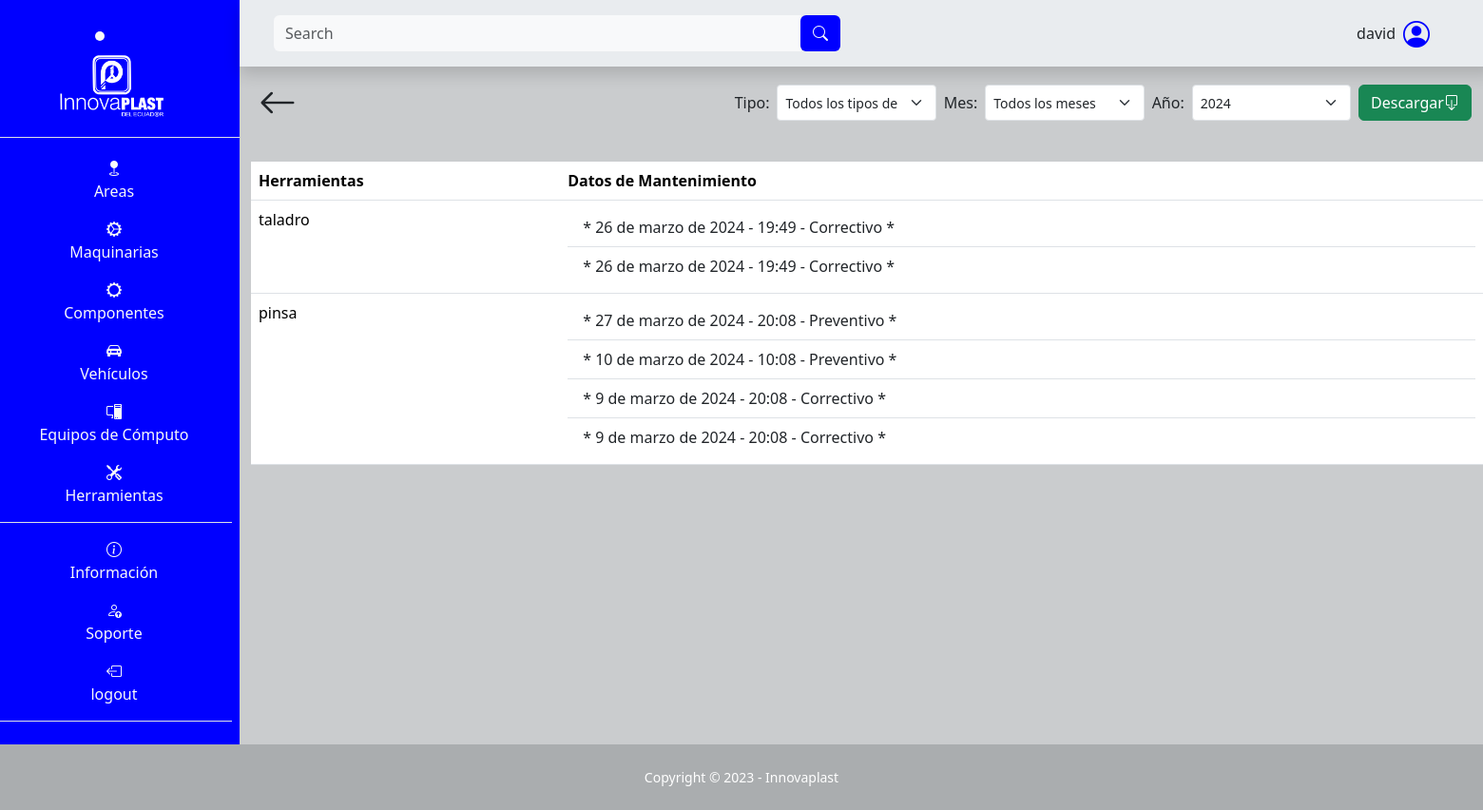
Page /herramienta/tabla/ (signed in) on the earlier database version.
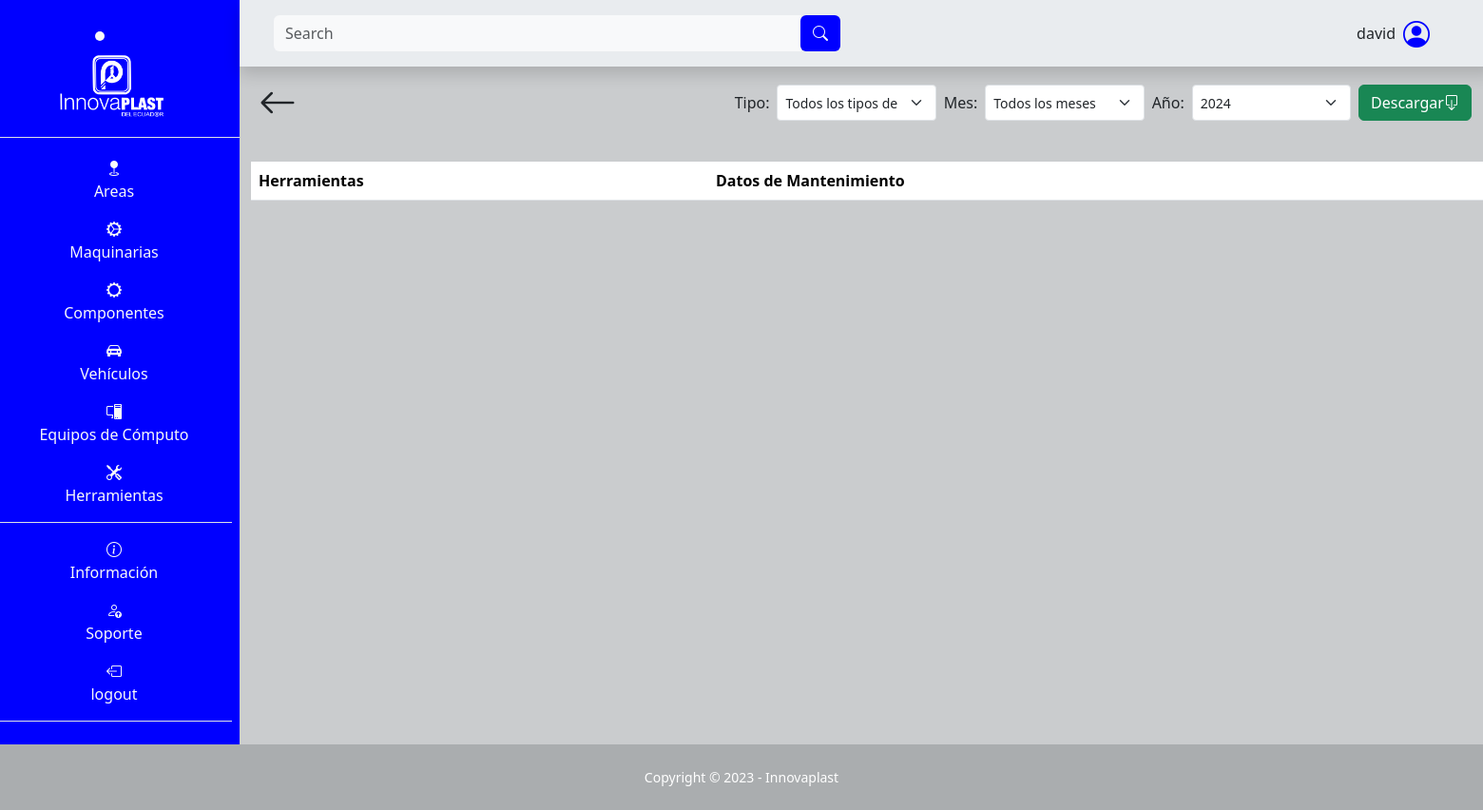
Same page on the later database version.
### SGE_herramienta/models.py (models this page shows, shortened)
class Herramienta(models.Model):
    nombre = models.CharField(max_length=100, null=False, blank=False)
    número_de_serie = models.CharField(max_length=100, null=False, blank=False)
    encargado = models.CharField(max_length=100, blank=False, null=False)
    teléfono_encargado = models.CharField(max_length=100, blank=False, null=False)
    descripción = models.TextField(max_length=500, null=False, blank=False)
    fecha_de_adquisición = models.DateField(default=date.today, blank=False, null=False)
    costo = models.IntegerField(blank=False, null=False)
    proveedor = models.CharField(max_length=100, null=False, blank=False)
    ubicación = models.CharField(max_length=100, null=False, blank=False)
    estado_de_la_herramienta = models.CharField(max_length=100, null=False, blank=False)
    fecha_ultimo_mantenimiento = models.DateField(default=date.today, blank=False, null=False)
    intervalo_mantenimiento = models.IntegerField(blank=False, null=False)
    image = models.ImageField(upload_to="herramienta/image", null=False, blank=False)

class MantenimientoHerramienta(models.Model):
    herramienta = models.ForeignKey(Herramienta, on_delete=models.CASCADE)
    tipo = models.ForeignKey(TipoMantenimientoHerramienta, on_delete=models.CASCADE)
    fecha = models.DateField(default=date.today)
    hora = models.TimeField(default=datetime.now().time())

class TipoMantenimientoHerramienta(models.Model):
    tipo = models.CharField(max_length=100, blank=False, null=False)
    def __str__(self):
        return self.tipo

### SGE_herramienta/views.py (the view)
# urls.py: path('tabla/', views.tabla_mantenimientos, name="area_tabla_mantenimientos"),
@login_required
def tabla_mantenimientos(request):
    herramientas = Herramienta.objects.all()
    tipos_mantenimiento = TipoMantenimientoHerramienta.objects.all()
    for herramienta in herramientas:
        herramienta.mantenimientos = herramienta.mantenimientoherramienta_set.all().order_by('-fecha', '-hora')
    context = {
        'herramientas': herramientas,
        'tipos_mantenimiento': tipos_mantenimiento,
    }
    return render(request, 'SGE_herramienta/tablas.html', context)

### templates/SGE_herramienta/tablas.html (shortened to what this page needs)
{% extends "layout/base.html" %}
{% block 'search' %}
<form class="d-flex form-inline mr-auto ml-md-3 my-2 my-md-0 ms-3 me-3 mw-100 navbar-search" role="search" action="" method='GET'>
    <div class="input-group">
        <input class="form-control bg-light border-0 small" id="search-input" name="search" type="search" placeholder="Search" aria-label="Search">
        <div class="input-group-append">
            <button class="btn barra text-light" type="submit">
                <i class="bi bi-search"></i>
            </button>
        </div>
    </div>
</form>
{% endblock 'search' %}
{% block 'content' %}
<div class="container">
    <div class="d-flex p-2 justify-content-between">
        <a class="text-decoration-none text-dark" href="{% url "herramienta" %}">
            <i class="bi bi-arrow-left fs-1"></i>
        </a>
        <form class="d-flex mt-auto mb-auto" action="{% url 'generar_documento_mantenimientos_general_herramienta' %}" method="get" style="max-height: 50px; min-width: 600px;">
          <label class="mt-auto mb-auto m-1" for="tipo_mantenimiento">Tipo:</label>
            <select class="form-select form-select-sm m-1" name="tipo_mantenimiento" id="tipo_mantenimiento">
                <option value="">Todos los tipos de mantenimiento</option>
            </select>
          <label class="mt-auto mb-auto m-1" for="mes">Mes:</label>
          <select class="form-select form-select-sm m-1" name="mes" id="mes">
            <option value="">Todos los meses</option>
          </select>
          <label class="mt-auto mb-auto m-1" for="anio">Año:</label>
          <select class="form-select form-select-sm m-1" name="anio" id="anio">
              <option value="2024">2024</option>
          </select>
          <button type="submit" value="Submit" class="btn btn-success d-flex m-1">Descargar  <i class="bi bi-box-arrow-down mt-auto mb-auto"></i></button>
        </form>
    </div>
    <table class="table mt-4">
      <tr>
        <th>Herramientas</th>
        <th>Datos de Mantenimiento</th>
      </tr>
      {% for herramienta in herramientas %}
      <tr>
        <td>{{ herramienta.nombre }}</td>
        <td>
          <ul class="list-group list-group-flush">
            {% for mantenimiento in herramienta.mantenimientos %}
            <li class="list-group-item">* {{ mantenimiento.fecha }} - {{ mantenimiento.hora }} - {{ mantenimiento.tipo }} *</li>
            {% endfor %}
          </ul>
        </td>
      </tr>
      {% endfor %}
    </table>
</div>
{% endblock %}

### templates/layout/base.html (shortened to what this page needs)
{% load static %}
<!DOCTYPE html>
<html lang="es">
<head>
    <link rel="stylesheet" href="https://cdn.jsdelivr.net/npm/bootstrap-icons@1.10.3/font/bootstrap-icons.css">
    <link rel="stylesheet" href="{% static "css/bootstrap.css" %}">
    <link rel="stylesheet" href="{% static "css/style.css" %}">
</head>
<body class="" id="page-top">
    <main>
        <div class="row">
            <div class="col-12 col-md-2 m-0 p-0 text-light text-center barra d-none d-md-block">
                <li class="nav-item active text-center fs-3 lista-menu m-3" style="transition: background-color 0.5s ease">
                    <a class="nav-link" href="{% url "index" %}">
                        <img src="{% static "images/Innovaplast.png" %}" alt="Innovaplast" style="max-height: 70px;">
                    </a>
                </li>
                <ul class="flex-column align-items-stretch p-2 border-top">
                    <li class="nav-item mt-1 pt-2 lista-menu text-center" style="transition: background-color 0.5s ease">
                        <a class="text-light text-decoration-none lista-menu" href="{% url "area" %}"><i class="bi bi-geo-fill"></i><p>Areas</p></a>
                    </li>
                    <li class="nav-item lista-menu" style="transition: background-color 0.5s ease">
                        <i class="bi bi-gear-wide-connected"></i><p>Maquinarias</p>
                    </li>
                    <li class="nav-item lista-menu" style="transition: background-color 0.5s ease">
                        <i class="bi bi-gear-wide"></i><p>Componentes</p>
                    </li>
                    <li class="nav-item lista-menu" style="transition: background-color 0.5s ease">
                        <i class="bi bi-car-front-fill"></i><p>Vehículos</p>
                    </li>
                    <li class="nav-item lista-menu" style="transition: background-color 0.5s ease">
                        <a class="text-light text-decoration-none lista-menu" href="{% url "pc" %}"><i class="bi bi-pc-display"></i><p>Equipos de Cómputo</p></a>
                    </li>
                    <li class="nav-item border-bottom lista-menu" style="transition: background-color 0.5s ease">
                        <a class="text-light text-decoration-none lista-menu" href="{% url "herramienta" %}"><i class="bi bi-tools"></i><p>Herramientas</p></a>
                    </li>
                    <li class="nav-item pt-3 lista-menu" style="transition: background-color 0.5s ease">
                        <i class="bi bi-info-circle"></i><p>Información</p>
                    </li>
                    <li class="nav-item lista-menu" style="transition: background-color 0.5s ease">
                        <a class="text-light text-decoration-none lista-menu" href="{% url "soporte" %}">  <i class="bi bi-person-up"></i><p>Soporte</p></a>
                    </li>
                    {% if user.is_authenticated %}
                        <li class="nav-item lista-menu border-bottom" style="transition: background-color 0.5s ease">
                            <a class="text-light text-decoration-none lista-menu" href="{% url "logout" %}"><i class="bi bi-box-arrow-left"></i><p>logout</p></a>
                        </li>
                    {% else %}
                        <li class="nav-item lista-menu border-bottom" style="transition: background-color 0.5s ease">
                            <a class="text-light text-decoration-none lista-menu" href="{% url "login" %}"><i class="bi bi-box-arrow-right"></i><p>Login</p></a>
                        </li>
                    {% endif %}
                </ul>
            </div>
            <div class="col-12 col-md-10 m-0 p-0">
                <nav class="row navbar bg-body-secondary p-2 m-0 shadow sticky-top navbar-expand-lg">
                        <div class="col-12 col-md-6 order-lg-first order-last">
                            {% block 'search' %}{% endblock 'search' %}
                        </div>
                        <div class="col-12 col-md-6">
                            <div class="me-5 d-flex justify-content-center justify-content-md-end align-items-center">
                                <p class="ms-5 mt-auto mb-auto">{{ user }}</p>
                                <i class="bi bi-person-circle fs-3 ms-2 icono-persona"></i>
                            </div>
                        </div>
                </nav>
                {% block 'content' %}{% endblock %}
            </div>
    </main>
    <footer class="footer">
        <div class="small text-center p-4 text-white">Copyright &copy; 2023 - Innovaplast</div>
    </footer>
</body>
</html>

### static/css/style.css (style rules this page uses)
:root { --color-primary: #2ea3f2; }
* { margin: 0; padding: 0; box-sizing: border-box; }
body { background-color: #caccce; }
.barra { background-color: blue; }
ul { list-style-type: none; }
.icono-persona { color: blue; }
.footer { background-color: #aaadaf; }

Differences in the rows shown:
removed Herramienta: nombre "taladro"
removed MantenimientoHerramienta: fecha "26 de marzo de 2024", hora "19:49", tipo "Correctivo", shown under "taladro"
removed MantenimientoHerramienta: fecha "26 de marzo de 2024", hora "19:49", tipo "Correctivo", shown under "taladro"
removed Herramienta: nombre "pinsa"
removed MantenimientoHerramienta: fecha "27 de marzo de 2024", hora "20:08", tipo "Preventivo", shown under "pinsa"
removed MantenimientoHerramienta: fecha "10 de marzo de 2024", hora "10:08", tipo "Preventivo", shown under "pinsa"
removed MantenimientoHerramienta: fecha "9 de marzo de 2024", hora "20:08", tipo "Correctivo", shown under "pinsa"
removed MantenimientoHerramienta: fecha "9 de marzo de 2024", hora "20:08", tipo "Correctivo", shown under "pinsa"
